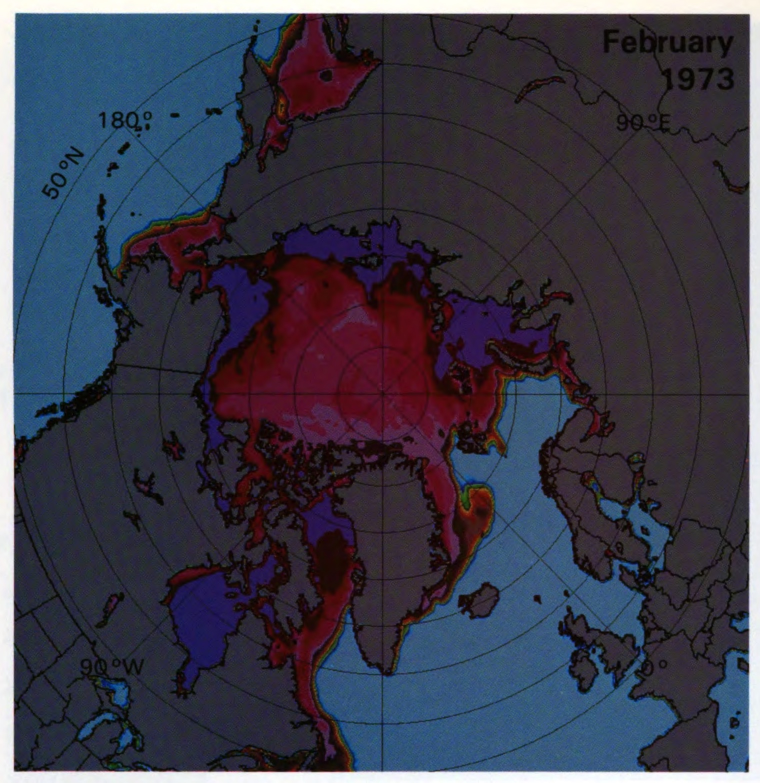
%> input picture docs/sp489/fig_feb1973.jpg, 1520 x 1565 px (shown at 1/2 size)
$ octave c2_feb1973_books.m   (GNU Octave 9; MATLAB toolbox functions it lacks are replaced by stand-ins)
%> lines starting %> are read from the running program, lines starting %| are printed output that depends on the picture
### src/matlab/tp_opt.m
function opt = tp_opt(opt)
% Thresholds of the tie-point masks (tp_masks.m) and the tie-point outlier test (tp_outlier.m).
% Missing fields of opt get the defaults.
%   opt = tp_opt();          defaults = masks of 2026-11-24:
%                            water sst > 272 K (Tonboe 2026-11-24: close to the freezing point of sea water;
%                            was 273 K on 2026-11-23, A4d), water |lat| > 55 deg; both: pixel ERA5 lsm = 0 AND mean lsm
%                            of the 5 x 5 box around the pixel <= 0.10 (no tie points next to land, A4c);
%                            no outlier test (tb_mad = 0; tried as 3 robust std in A4e, rejected 2026-11-23:
%                            it removes too much of the natural spread, Jo)
%   opt = tp_opt('nov23');   masks of 2026-11-23: as above but sst > 273 K
%   opt = tp_opt('nov20');   masks of 2026-11-20: as above but sst > 275 K
%   opt = tp_opt('nov17');   masks of 2026-11-17: sst > 278 K, no extra latitude limit, lsm == 0, no outlier test
% Why (report_notes/A4b_tp_sweep.md, A4e_tp_outliers.md): colder water reference for the RTM correction,
% smaller spread of the water SIC; no land spill-over; no unfiltered artefacts in the tie points.
% Fields: box (5x5 siconc box criteria, true), sst_min [K], wlat_min [deg], lsm_max [-] (pixel lsm),
%         lsm_box (box size, 0 = off), lsm_boxmax [-] (max mean lsm in the box),
%         tb_mad (outlier limit in robust std, 0 = off (default); applied in correct_day.m after iteration 1).
if nargin < 1 || isempty(opt), opt = struct(); end
if ischar(opt) || isstring(opt)
    switch lower(char(opt))
        case 'nov17', opt = struct('sst_min', 278, 'wlat_min', 0, 'lsm_max', 0, 'lsm_box', 0, 'tb_mad', 0);
        case 'nov20', opt = struct('sst_min', 275, 'tb_mad', 0);
        case 'nov23', opt = struct('sst_min', 273, 'tb_mad', 0);
        case 'nov24', opt = struct();
        otherwise, error('tp_opt: unknown preset "%s"', opt);
    end
end
d = struct('box', true, 'sst_min', 272, 'wlat_min', 55, 'lsm_max', 0, 'lsm_box', 5, 'lsm_boxmax', 0.10, 'tb_mad', 0);
for f = fieldnames(d)'
    if ~isfield(opt, f{1}) || isempty(opt.(f{1})), opt.(f{1}) = d.(f{1}); end
end
end

### src/matlab/preproc_config.m
function cfg = preproc_config(name)
% Settings of the preprocessing step (esmr_preprocess.m), one struct for all filters and masks.
% Steps in the paper's order (Kolbe et al. 2024, Sect. 2.2, p. 1249): analog filter -> Eq. 1 -> 2 -> 3 -> 4
% -> swath edges; then our area masks: latitude, land.
%   cfg = preproc_config();           % default (= what load_orbit uses without a cfg)
%   cfg = preproc_config('paper');    % literal paper: analog filter on, Eq. 2 removes whole lines
%   cfg = preproc_config('dmilike');  % our rebuild of DMI's 'brightness_temperature_filtered' (see A3b notes)
%   cfg = preproc_config('dmi');      % DMI's prefiltered field itself, no own outlier filters
% Change single fields afterwards, e.g. cfg.eq2.mode = 'off'; o = load_orbit(f, cfg);
%
% o.flag code table (stable; = first step that removed the pixel, steps applied in this order):
%   step order  code  step                     cfg field
%   0           0     kept (o.valid)           -
%   1           5     analog filter            cfg.analog
%   2           1     Eq. 1  TB range          cfg.eq1
%   3           2     Eq. 2  scan-line jump    cfg.eq2
%   4           3     Eq. 3  along-track spike cfg.eq3
%   5           4     Eq. 4  stuck values      cfg.eq4
%   6           6     swath edge               cfg.edge
%   7           7     latitude                 cfg.lat_min
%   8           8     land                     cfg.land
% Codes 1-4 = Eq. 1-4 (unchanged since 2026-11-17). cfg.codes holds this table (code -> name, in step order).
% A disabled step still reports what it WOULD remove in o.would.<step> (esmr_preprocess.m), not applied.
if nargin < 1 || isempty(name), name = 'default'; end
cfg.name   = char(name);
cfg.codes  = struct('code', {0, 5, 1, 2, 3, 4, 6, 7, 8}, ...
    'step', {'kept', 'analog', 'eq1', 'eq2', 'eq3', 'eq4', 'edge', 'lat', 'land'}, ...
    'label', {'kept', 'analog filter', 'Eq. 1 TB outside range', 'Eq. 2 scan-line jump', ...
              'Eq. 3 along-track spike', 'Eq. 4 stuck values', 'swath edge', 'low latitude', 'land'});
cfg.source = 'raw';            % 'raw' = Brightness_temperature, 'dmi' = brightness_temperature_filtered
% analog filter: |gradient| of the analog housekeeping channels Analog_<k> > thr removes the whole scan line
cfg.analog = struct('on', false, ...
    'thr', 10, ...
    'mode', 'diff', ...        % 'diff' = A(i+1)-A(i), both lines of the pair; 'gradient' = central (numpy.gradient)
    'channels', 0:15, ...      % which Analog_<k> are tested
    'pad', 0);                 % extra lines removed on each side of a flagged line
% Eq. 1: lo < TB <= hi
cfg.eq1 = struct('on', true, 'lo', 90, 'hi', 273.15);
% Eq. 2: row mean |TB(i+1,j) - TB(i,j)| > thr
%   'pixel' = only the shifted pixels of short offset blocks (our version), 'line' = remove line i (paper), 'off'
cfg.eq2 = struct('mode', 'pixel', 'thr', 50, 'lmax', 20);   % lmax: longest offset block [lines] ('pixel' only)
% Eq. 3: |p(i)-p(i-1)| + |p(i+1)-p(i)| > thr along track
%   'pixel' = single pixel, after Eq. 1-2 (paper), 'line' = DMI-like: test on the raw TB, remove whole lines +- pad,
%   'off'. wrap = compare the last and first line of the file (DMI does this, numpy.roll), only for 'line'.
cfg.eq3 = struct('mode', 'line', 'thr', 150, 'pad', 1, 'wrap', false);   % default 2026-11-17 (Jo): spike + ±1 line buffer (degraded neighbour lines), no wrap
% Eq. 4: win consecutive identical values along track (all win removed)
cfg.eq4 = struct('on', true, 'win', 7);
cfg.gap = 2.5;                 % data gap: centre distance of consecutive lines > gap x median (no differences across)
cfg.edge = [];                 % scan positions removed: none (Tonboe 2026-11-24: keep the outer positions);
                               % paper: [1:4, 75:78] (preset 'paper')
cfg.lat_min = 50;              % keep |lat| >= lat_min (meeting 2026-11-10; paper Table 2: 32 N / 48 S)
cfg.land = 'sst';              % 'sst' = ERA5 SST missing, 'lsm' = ERA5 lsm > lsm_max, 'none'
cfg.lsm_max = 0;

switch lower(cfg.name)
    case 'default'
    case 'paper'
        cfg.analog.on = true; cfg.analog.mode = 'gradient';
        cfg.eq2.mode = 'line'; cfg.eq3.mode = 'pixel';
        cfg.edge = [1:4, 75:78];
    case 'dmilike'
        cfg.analog = struct('on', true, 'thr', 10, 'mode', 'gradient', 'channels', 0:14, 'pad', 5);
        cfg.eq2.mode = 'off';
        cfg.eq3 = struct('mode', 'line', 'thr', 150, 'pad', 1, 'wrap', true);
    case 'dmi'
        cfg.source = 'dmi';    % Eq. 1 then only marks DMI's NaNs (DMI already applied Eq. 1)
        cfg.eq2.mode = 'off'; cfg.eq3.mode = 'off'; cfg.eq4.on = false;
    otherwise
        error('preproc_config: unknown preset "%s"', name);
end
end

### src/matlab/c2_feb1973_books.m
% C2 - Our February 1973 mean SIC, BOTH hemispheres, against the two NASA reference books:
%      South: SP-459 Fig. 5-2a (Zwally et al. 1983), North: SP-489 Fig. 4-19a (Parkinson et al. 1987).
%
% GRIDS (sphere Re = 6371 km, 30 km cells, L = 4800 km, n = 320 cells per side, cell centres
%   u = -L + dx/2 + (c-1)*dx,  v = -L + dx/2 + (r-1)*dx,  c = column, r = row, 1-based)
%   South:  u =  2Re*tan((90+lat)/2)*sin(lon),  v = +2Re*tan((90+lat)/2)*cos(lon)   (0 deg up, 90E right)
%           inverse: rho = hypot(u,v), colat = 2*atand(rho/(2Re)), lat = -(90-colat), lon = atan2d(u, v)
%   North:  u =  2Re*tan((90-lat)/2)*sin(lon),  v = -2Re*tan((90-lat)/2)*cos(lon)   (0 deg DOWN, 90E right)
%           inverse: lat = 90-colat, lon = atan2d(u, -v)
%   True cell area = dx^2*cos(colat/2)^4 [km2].
% MATRIX CONVENTION in this script: row 1 = BOTTOM of the map (v = -L+dx/2), plot with YDir normal.
% EXPORT (output/globe/feb1973.js): arrays are ROW-MAJOR over the stored crop: row r0 first, within a row
%   columns c0..c1 (index = (r-r0)*(c1-c0+1) + (c-c0), 0-based); r0 = lowest row of the crop (v smallest).
%
% STEPS
%   1. Our data: per day correct_day.m (A6b, 2 iterations), SIC per pixel with the day's corrected tie points of
%      the pixel's hemisphere, binned on the grids; daily cell mean = mean of the unclipped pixel SIC of that day,
%      monthly mean = mean of the daily cell means (every day with data in the cell has the same weight), then
%      clipped to 0..1. Days 0201..0228 (all days in ESMR_colocated_filtered, as in C1). Land = ERA5 (sst NaN).
%      Cache per day: output/C2_cache/.
%   2. Books: map scan -> affine georeference (fit on drawn parallels and meridians) -> every pixel to the
%      nearest swatch colour (CIE Lab) -> grid cell = majority of the non-line pixels around the cell centre.
%      South: as C1 (23 swatches of the SP-459 legend). North: swatches sampled from the SP-489 legend
%      (first-year column F_MY = 0) + land and water swatches sampled in the map.
%      Classes: 22 ice classes of 4 % width, lower bounds 14,18,...,94,98 (label = midpoint 16,...,96, >= 98),
%      water = "< 14 %", ice = any class >= 14 %.
%   3. Common cells (book ocean + our ocean data, lat >= 50 N / <= -50 S): edge agreement, extent, ice area,
%      mean of our SIC per book class, ice edges as lat/lon polylines.
% OUTPUT: output/C2_feb1973_maps.png, output/C2_conc_compare.png, output/C2_feb1973_books.csv,
%         output/globe/feb1973.js  (ESMR_MONTH(<json>);)
% Run from the project root:  matlab -batch "run('src/matlab/c2_feb1973_books.m')"
cd(fileparts(fileparts(fileparts(mfilename('fullpath')))));
addpath(fullfile('src','matlab'));

%% grid
Re = 6371; dx = 30; L = 4800; g = (-L + dx/2):dx:(L - dx/2); n = numel(g);
[U, V] = meshgrid(g, g);                                   % row 1 = bottom (v = -L)
rho = hypot(U, V); colat = 2*atand(rho/(2*Re));
AREA = dx^2 * cosd(colat/2).^4;
LATh = {90 - colat, -(90 - colat)}; LONh = {atan2d(U, -V), atan2d(U, V)};   % {North, South}
hn = 'NS'; hname = {'Arctic', 'Antarctic'};
latlim = [50 -50];                                         % common-cell limit, both hemispheres (= preprocessing |lat| >= 50)
LO = 14:4:98; MID = [16:4:96 99]; nc = numel(LO);          % ice classes (ascending), lower bound / midpoint

%% 1. our monthly mean SIC, both hemispheres, cached per day
files = dir(fullfile('ESMR_colocated_filtered', '*.nc'));
fday  = string(regexp({files.name}, '1973m(\d{4})t', 'tokens', 'once'));
days  = unique(fday);
cdir  = fullfile('output', 'C2_cache'); if ~exist(cdir, 'dir'), mkdir(cdir); end
ckey  = struct('tp', tp_opt(), 'cfg', preproc_config());   % cache key: masks and preprocessing used
S = zeros(n, n, 2); N = S; ND = S; NL = S; tpw = nan(numel(days), 2); tpi = tpw;
for i = 1:numel(days)
    cf = fullfile(cdir, days(i) + ".mat");
    if cache_stale(cf, ckey)                       % missing, or built with other masks / preprocessing
        fi = find(fday == days(i));
        fn = arrayfun(@(k) fullfile(files(k).folder, files(k).name), fi, 'UniformOutput', false);
        [O, TP] = correct_day(fn, 2);
        s = zeros(n, n, 2); c = s; cl = s; tp = TP;
        for h = 1:2
            T = TP.(hn(h));
            for k = 1:numel(O)
                o = O(k);
                if h == 1, hm = o.lat > 45; else, hm = o.lat < -45; end
                m = hm & ~isnan(o.dtb);                          % corrected ocean pixels of the hemisphere
                sic = (o.tb_f(m) + o.dtb(m) - T.water_c) / (T.ice_c - T.water_c);
                [r, q] = cellidx(h, o.lat(m), o.lon(m), Re, L, dx); ok = r >= 1 & r <= n & q >= 1 & q <= n;
                s(:,:,h) = s(:,:,h) + accumarray([r(ok) q(ok)], sic(ok), [n n]);
                c(:,:,h) = c(:,:,h) + accumarray([r(ok) q(ok)], 1, [n n]);
                ml = hm & isnan(o.sst);                          % ERA5 land (display only)
                [r, q] = cellidx(h, o.lat(ml), o.lon(ml), Re, L, dx); ok = r >= 1 & r <= n & q >= 1 & q <= n;
                cl(:,:,h) = cl(:,:,h) + accumarray([r(ok) q(ok)], 1, [n n]);
            end
        end
        tp = struct('N', TP.N, 'S', TP.S); save(cf, 's', 'c', 'cl', 'tp', 'ckey');
        fprintf('%s: %d orbits\n', days(i), numel(O));
    end
    D = load(cf); hd = D.c > 0;                              % daily cell mean, each day weighted equally
    dm = zeros(size(D.s)); dm(hd) = D.s(hd) ./ D.c(hd);
    S = S + dm; ND = ND + hd; N = N + D.c; NL = NL + D.cl;
    for h = 1:2, tpw(i, h) = D.tp.(hn(h)).water_c; tpi(i, h) = D.tp.(hn(h)).ice_c; end
end
SICh = S ./ ND; SICh(N < 3) = NaN; SICh = min(max(SICh, 0, 'includenan'), 1, 'includenan');   % keep NaN (max(NaN,0) = 0)
landO = NL > N & N < 3;                                     % our land (ERA5) cells

%% 2a. North: SP-489 map. Legend swatches (first-year column) and georeference
img = {imread(fullfile('docs', 'sp489', 'fig_feb1973.jpg')), imread(fullfile('docs', 'sp459', 'fig5-2a_feb1973.jpg'))};
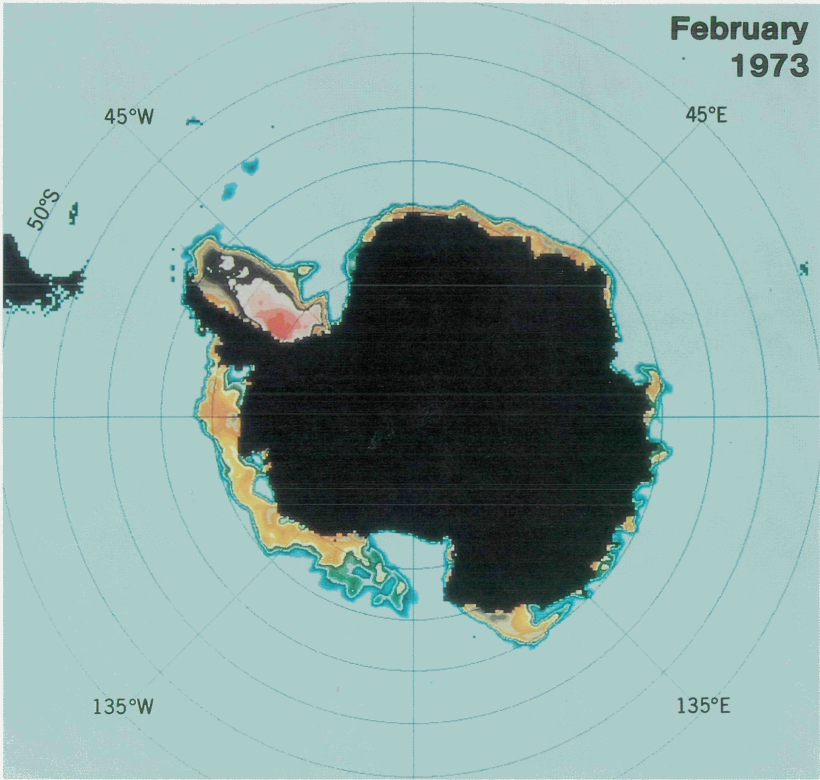
%> input picture docs/sp459/fig5-2a_feb1973.jpg, 1640 x 1560 px (shown at 1/2 size)
leg = imread(fullfile('docs', 'sp489', 'legend.jpg')); y14 = 1370; ppp = (1370 - 85)/86;   % legend: y of 14 %, px per %
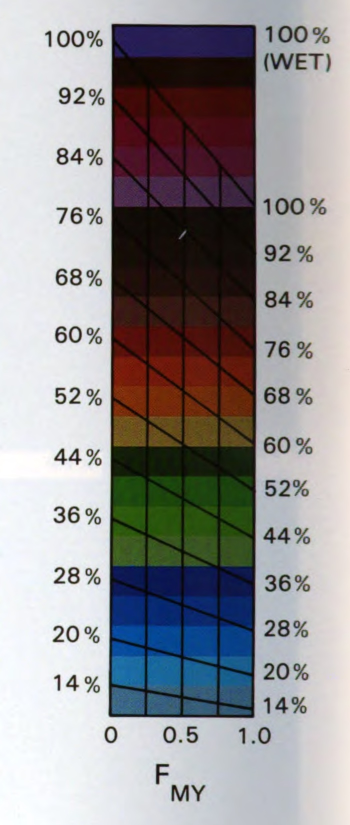
%> input picture docs/sp489/legend.jpg, 700 x 1650 px (shown at 1/2 size)
%> further down, leg is the input picture: size 1650x700x3 uint8; mean R, G, B 150.8, 148.6, 150.8
swN = zeros(nc + 1, 3);                                    % row 1..22 ice classes (ascending), row 23 = "< 14 %"
for k = 0:nc
    if k == 0, lo = 10; hi = 14; elseif k == nc, lo = 98; hi = 100; else, lo = 10 + 4*k; hi = lo + 4; end
    yc = round(y14 - ((lo + hi)/2 - 14)*ppp);
    sw = squeeze(median(median(leg(yc-6:yc+6, 233:285, :), 1), 2))';
    if k == 0, swN(nc + 1, :) = sw; else, swN(k, :) = sw; end
end
%> this loop made 23 passes
%> sw on passes 1 to 12: [58 100 131], [26 107 165], [8 72 148], [9 43 117], [12 23 82], [61 90 32], [43 87 14], [30 75 13], [16 26 6], [108 80 30], [121 43 10], [119 26 10]
%> after the loop, hi = 100; lo = 98; swN = 23 rows, first 12: [26 107 165; 8 72 148; 9 43 117; 12 23 82; 61 90 32; 43 87 14; 30 75 13; 16 26 6; 108 80 30; 121 43 10; 119 26 10; 85 14 10]
M = img{1}; ptc = @(x, y) squeeze(median(median(M(y-3:y+3, x-3:x+3, :), 1), 2))';
%> further down, M is the input picture: size 1565x1520x3 uint8; mean R, G, B 58.7, 58.1, 72.8
waterMap = [ptc(900, 1400); ptc(1000, 1250); ptc(100, 700)];         % open water in the map (a bit darker than the legend)
%> waterMap = [52 86 125; 56 90 127; 44 83 125]
landMap  = [ptc(1100, 350); ptc(800, 950); ptc(1300, 700); ptc(300, 1250); ptc(1400, 1400)];
%> landMap = [50 42 40; 54 42 49; 48 38 46; 43 43 55; 51 49 57]
% class 26-30 % (swatch 4, navy) is dropped: the violet of 100 % (WET) in the map lies between it and swatch 22 and was
% matched to it (14000 px of violet); true 26-30 % pixels (narrow edge band) then go to the neighbouring classes
keepc = [1:3 5:nc];
palN = [swN(keepc, :); swN(nc+1, :); waterMap; landMap; 8 8 8];     % ice classes, water (legend + map), land, line
%> palN = 31 rows, first 12: [26 107 165; 8 72 148; 9 43 117; 61 90 32; 43 87 14; 30 75 13; 16 26 6; 108 80 30; 121 43 10; 119 26 10; 85 14 10; 57 23 21]
grpN = [keepc, repmat(nc + 1, 1, 4), repmat(nc + 2, 1, 5), nc + 3];  % group: 1..22 class, 23 water, 24 land, 25 line
[AN, tN, rmsN] = fit_grat(M, 1, 2033/sqrt(2)*[1 1; -1 1], [768; 787], 50:5:85, 52:1:84, [3 3 size(M, 2) - 2 size(M, 1) - 2]);
% [264 lines not run here, left out]
% [9 lines left out: functions cellidx, rd, not called in this run]
function s = bookname_(h)
b = {'SP-489', 'SP-459'}; s = b{h};
end
% [11 lines left out: functions ll2uv_, rgb2lab_, not called in this run]
function c = hex2rgb_(h)
c = cell2mat(cellfun(@(s) sscanf(s(2:end), '%2x%2x%2x')'/255, h(:), 'UniformOutput', false));
end
% [4 lines left out: function ind2rgb_, not called in this run]
function rgb = paint(rgb, m, c)
for ch = 1:3, x = rgb(:, :, ch); x(m) = c(ch); rgb(:, :, ch) = x; end
end
% [41 lines left out: functions graticule_xy, edge_lines, not called in this run]
function [A, t, rms] = fit_grat(M, sgn, A, t, lats, merlats, bb)
%> called with sgn = 1, A = [1437.5 1437.5; -1437.5 1437.5], t = [768; 787], lats = [50 55 60 65 70 75 80 85], bb = [3 3 1518 1563]
% Affine georeference of the SP-489 map: image px = t + A*[tan(colat/2)sin(lon); -V/(2Re) = tan(colat/2)cos(lon)]
% points: darkest thin line near the predicted position on the parallels 50..85 N (every 5 deg) and on the 8 meridians (45 deg)
G = double(M(:,:,1))*0.299 + double(M(:,:,2))*0.587 + double(M(:,:,3))*0.114;
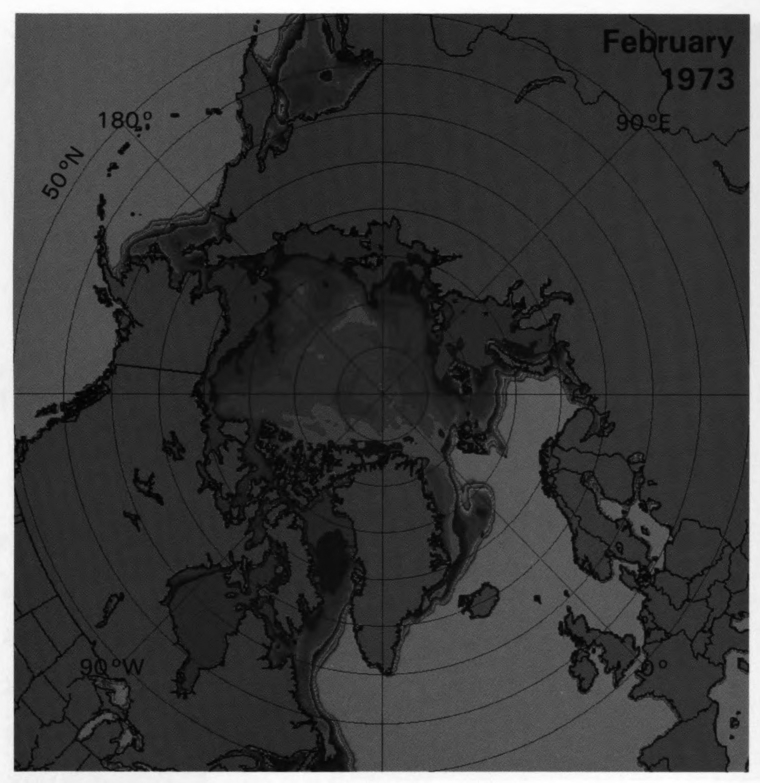
%> G: size 1565x1520 double (shown at 1/2 size); min 0, max 255, mean 60
%> the run ends on the next line
% sgn = +1 North (Y = tan(colat/2) cos(lon)), -1 South (Y = -tan(colat/2) cos(lon)); lats / merlats as |lat|; bb = usable scan box
% (X,Y) = [tan sin; tan cos]; lon 0 -> Y = 1 -> image (+,+) lower right; lon 90 -> X = 1 -> upper right
tanc = @(lat) tand((90 - lat)/2);   % lat as |lat|
for it = 1:12
    wd = max(26 - 2.5*it, 3.5); P = []; Q = [];   % wide start window: the scan is ~3.5 % stretched vertically
    for lat = lats
        for lon = 0:1.5:359
            X = tanc(lat)*sind(lon); Y = sgn*tanc(lat)*cosd(lon); p = t + A*[X; Y];
            d = A*[sind(lon); sgn*cosd(lon)]; d = d/norm(d);   % radial direction in the image (approx.)
            [ok, pm] = findline(G, p, d, wd, bb);
            if ok, P(end+1, :) = [X Y]; Q(end+1, :) = pm'; end %#ok<AGROW>
        end
    end
    for lon = 0:45:315
        for lat = merlats
            X = tanc(lat)*sind(lon); Y = sgn*tanc(lat)*cosd(lon); p = t + A*[X; Y];
            e = A*[cosd(lon); -sgn*sind(lon)]; e = e/norm(e);  % perpendicular to the meridian line
            [ok, pm] = findline(G, p, e, wd, bb);
            if ok, P(end+1, :) = [X Y]; Q(end+1, :) = pm'; end %#ok<AGROW>
        end
    end
    % NOTE: parallel points move along d (radial), meridian points move along e (perpendicular); both sample points are
    % corrected only perpendicular to their own line, but we fit the point itself -> add the along-line freedom by using
    % the unknown position on the line: handled by fitting the signed distance below
    K = size(P, 1);
    % robust fit on residual along the search direction: use total least squares via point-to-line distance
    [A, t, res, nin] = refit(P, Q, A, t, wd); %#ok<ASGLU>
end
rms.px = res; rms.km = res/(norm(A(:, 2))/(2*6371)); rms.n = nin;
end
